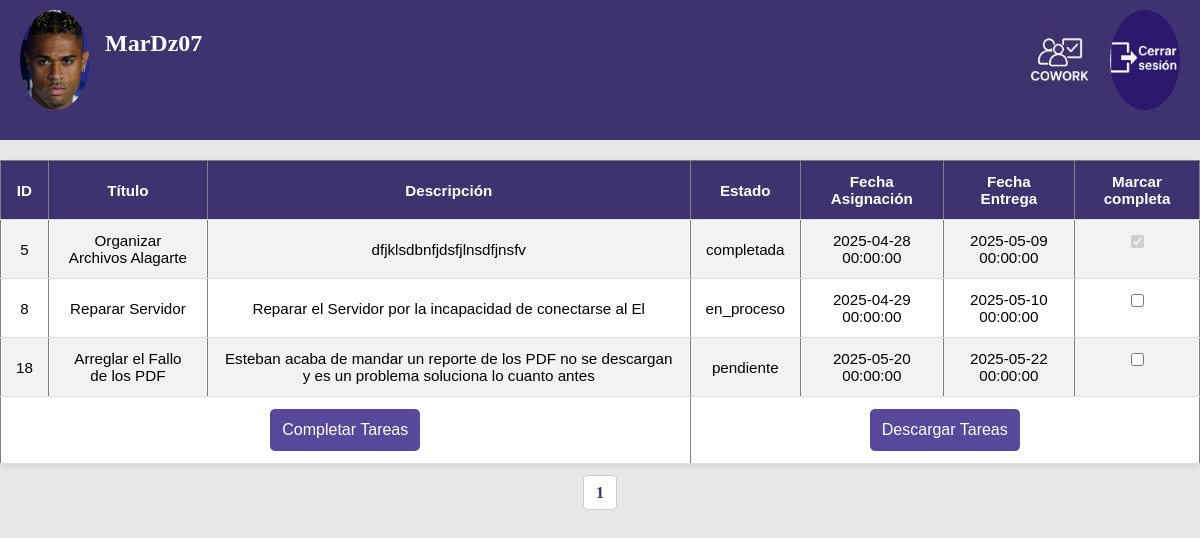
Page /index.php?action=tareasEmp (signed in) on the committed database.
### tables this page shows
CREATE TABLE `tareas` (
  `id` int(11) NOT NULL,
  `id_trabajador` int(11) NOT NULL,
  `titulo` varchar(100) NOT NULL,
  `descripcion` text DEFAULT NULL,
  `estado` enum('pendiente','en_proceso','completada') DEFAULT 'pendiente',
  `fecha_asignacion` datetime DEFAULT current_timestamp(),
  `fecha_entrega` datetime DEFAULT NULL
);

### controlador/trabajo_controlador.php (called while the page is built, shortened)
<?php
    require_once "modelo/trabajo_modelo.php";
    class Trabajo_Controlador{
        public function tareasEmp(){
            $tareas=new Trabajo();
            $tamaño_pg=3;
            $pagina=isset($_GET['pagina'])?(int)$_GET['pagina']:1;
            $inicio=($pagina-1)*$tamaño_pg;
            $datos = $tareas->tareasEmp($_SESSION['id_usuario'], $inicio, $tamaño_pg);
            $total = $tareas->totalTareasEmp($_SESSION['id_usuario']);
            $total_paginas = ceil($total / $tamaño_pg);
            require_once "vista/tareasEmpleado.php";
        }
    }
?>

### modelo/conexion.php (called while the page is built)
<?php
class Conectar {
    public static function conexion() {
        try {
            $conexion = new PDO("mysql:host=localhost;dbname=furboshirts;charset=utf8", "root", "");
            $conexion->setAttribute(PDO::ATTR_ERRMODE, PDO::ERRMODE_EXCEPTION);
            return $conexion;
        } catch (PDOException $e) {
            die("Error al conectar con la base de datos: " . $e->getMessage());
        }
    }
}
?>

### modelo/trabajo_modelo.php (called while the page is built, shortened)
<?php
require_once "modelo/conexion.php";
    class Trabajo{
        private $db;
        public function __construct(){
            $this->db=Conectar::conexion();
        }
        public function tareasEmp($id_user, $inicio, $tamaño){
            try{
                $sql = "SELECT * FROM tareas
                        WHERE id_trabajador = ?
                        LIMIT ?, ?";
                $stmt = $this->db->prepare($sql);
                $stmt->bindValue(1, (int)$id_user, PDO::PARAM_INT);
                $stmt->bindValue(2, (int)$inicio, PDO::PARAM_INT);
                $stmt->bindValue(3, (int)$tamaño, PDO::PARAM_INT);
                $stmt->execute();
                return $stmt->fetchAll(PDO::FETCH_ASSOC);
            }catch(PDOException $e){
                die("Error en la consulta de tareas".$e->getMessage());
            }
        }
        public function totalTareasEmp($id_user){
            try {
                $sql = "SELECT COUNT(*) AS total
                        FROM tareas
                        WHERE id_trabajador = ?";
                $stmt = $this->db->prepare($sql);
                $stmt->execute([$id_user]);
                $fila = $stmt->fetch(PDO::FETCH_ASSOC);
                return (int) $fila['total'];
            } catch (PDOException $e) {
                die("Error en la consulta de totalTareasEmp: " . $e->getMessage());
            }
        }
    }
?>

### vista/tareasEmpleado.php (the view, shortened to what this page needs)
<html>
    <head>
        <link rel="stylesheet" href="estilos.css">
    </head>
    <body>
        <div class="menu-usuario">
            <div class="usuario">
            <a href="index.php?action=modificarImgUsuario" style="color:white; text-decoration:none;"><img src="<?= isset($_SESSION['ruta']) && !empty($_SESSION['ruta'])? $_SESSION['ruta']:'imagenes/user.png' ?>" alt="Imagen de usuario" class="avatar-usuario"></a>
            <h2><a href="index.php?action=opcionesUsuario" style="color:white; text-decoration:none;"><?=$_SESSION['nombre']?></a></h2>
            </div>
            <div class="sesion">
                <a href="index.php?action=inicio"><img src="imagenes/cowork.jpg" alt="Imagen de la web" class="avatar-usuario"></a>
                <a href="index.php?action=logout"><img src="imagenes/logout.png" alt="cerrar Sesion" class="avatar-usuario"></a>
            </div>
        </div>
        <form action="index.php?action=tareasEmp" method="post">
            <table border="1">
                <tr>
                    <th>ID</th>
                    <th>Título</th>
                    <th>Descripción</th>
                    <th>Estado</th>
                    <th>Fecha Asignación</th>
                    <th>Fecha Entrega</th>
                    <th>Marcar completa</th>
                </tr>
                <?php foreach($datos as $tarea):?>
                    <tr>
                        <td><?=$tarea['id']?></td>
                        <td><?=$tarea['titulo']?></td>
                        <td><?=$tarea['descripcion']?></td>
                        <td><?=$tarea['estado']?></td>
                        <td><?=$tarea['fecha_asignacion']?></td>
                        <td><?=$tarea['fecha_entrega']?></td>
                        <td>
                            <input type="checkbox" name="completadas[]" value="<?= (int)$tarea['id'] ?>" <?php if ($tarea['estado'] === 'completada') echo 'checked disabled'; ?> />
                        </td>
                    </tr>
                <?php endforeach;?>
                <tr>
                    <td colspan="3"><button type="submit" name="Completar">Completar Tareas</button></td>
                    <td colspan="4"><button type="submit" name="Descargar">Descargar Tareas</button></td>
                </tr>
            </table>
        </form>
        <div class="paginacion">
                    <?php for($i=1;$i<=$total_paginas;$i++):?>
                        <a href="index.php?action=tareasEmp&pagina=<?= $i ?>"
                        class="<?php echo ($i == $pagina) ? 'active' : ''; ?>">
                            <?= $i ?>
                        </a>
                    <?php endfor;?>
        </div>
    </body>
</html>

### estilos.css (style rules this page uses)
body { background-color: rgba(212, 211, 211, 0.527); margin:0px; }
.paginacion { margin-top: 20px; text-align: center; }
.paginacion a { margin: 0 5px; padding: 8px 12px; text-decoration: none; color: white; background-color: #3e336f; border: 1px solid #ccc; border-radius: 4px; transition: all 0.3s ease; }
.paginacion a.active { background-color: white; color: #3e336f; font-weight: bold; pointer-events: none; }
table { width: 100%; border-collapse: collapse; margin-top: 20px; font-family: Arial, sans-serif; font-size: 0.95rem; background-color: #fff; box-shadow: 0 2px 6px rgba(0,0,0,0.1); }
th, td { padding: 12px 15px; text-align: center; border-bottom: 1px solid #ddd; }
th { background-color: #3e336f; color: white; font-weight: bold; }
tr:nth-child(even) { background-color: #f2f2f2; }
.menu-usuario { display: flex; justify-content: space-between; align-items: center; background-color: #3e336f ; padding: 10px 20px; color: white; box-shadow: #3e336f; position: sticky; top: 0; z-index: 1000; }
.usuario { display: flex; align-items: left; gap: 15px; margin-bottom: 20px; }
.usuario h2 { text-align: center; }
.avatar-usuario { width: 70px; height: 100px; object-fit: cover; border-radius: 50%; }
.sesion { display: flex; align-items: right; gap: 15px; margin-bottom: 20px; }
form { display: flex; flex-direction:column; align-items: center; }
input, select, textarea { padding: 12px; margin-bottom: 18px; border: 1px solid #ccc; border-radius: 5px; font-size: 16px; outline: none; transition: border-color 0.3s ease; }
button { padding: 12px; background-color: #57489c; color: white; border: none; border-radius: 5px; font-size: 16px; cursor: pointer; transition: background-color 0.3s ease; }

### rows in the picture
tareas: id "5", titulo "Organizar Archivos Alagarte", descripcion "dfjklsdbnfjdsfjlnsdfjnsfv", estado "completada", fecha_asignacion "2025-04-28 00:00:00", fecha_entrega "2025-05-09 00:00:00", estado "☑"
tareas: id "8", titulo "Reparar Servidor", descripcion "Reparar el Servidor por la incapacidad de conectarse al El", estado "en_proceso", fecha_asignacion "2025-04-29 00:00:00", fecha_entrega "2025-05-10 00:00:00"
tareas: id "18", titulo "Arreglar el Fallo de los PDF", descripcion "Esteban acaba de mandar un reporte de los PDF no se descargan y es un problema soluciona lo cuanto antes", estado "pendiente", fecha_asignacion "2025-05-20 00:00:00", fecha_entrega "2025-05-22 00:00:00"

### other values in the picture
$_SESSION['nombre'] "MarDz07"
